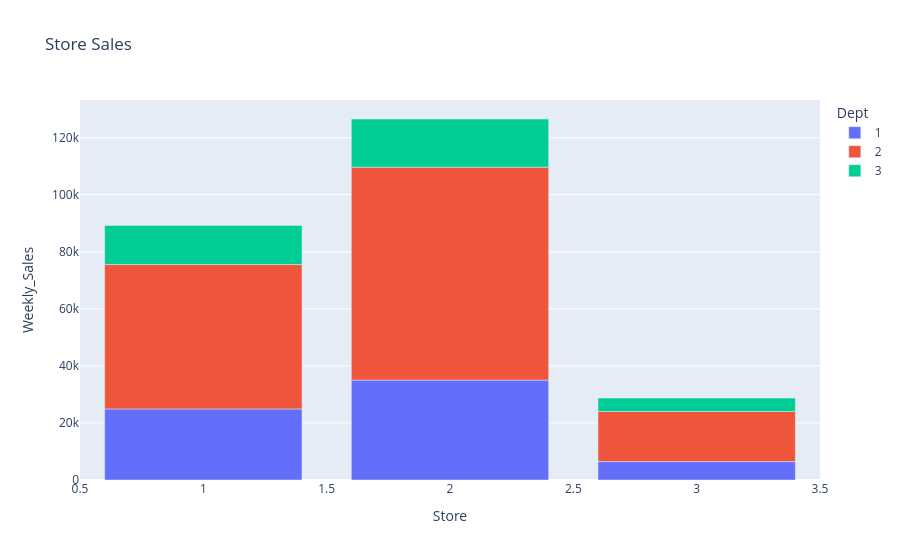

The notebook cell saved with this chart:
### Markdown cell above
We want to check each store's sales in different departments.
* We use ``px.bar()``, where the axis ``x`` holds the store, ``y`` is the weekly sales, and the departments colours the bar.

<img width="3%" height="3%" align="top"  src="https://codeinstitute.s3.amazonaws.com/predictive_analytics/jupyter_notebook_icons/Icon%207-%20Note.png"> 

Note that the data considered here is like a "summary" since it sum up sales per department per store. You don't have repeated rows for the same combination of variables.

### Code cell
fig = px.bar(df, x="Store", y="Weekly_Sales", color="Dept", title="Store Sales")
fig.show()

### Figure 1 — Plotly figure (JSON) as saved in the notebook; plotly's stock layout.template omitted (floating-point values rounded to 4 significant figures)
{"data": [{"hovertemplate": "Dept=1<br>Store=%{x}<br>Weekly_Sales=%{y}<extra></extra>", "legendgroup": "1", "marker": {"color": "#636efa", "pattern": {"shape": ""}}, "name": "1", "orientation": "v", "showlegend": true, "textposition": "auto", "type": "bar", "x": [1, 2, 3], "xaxis": "x", "y": [24920.0, 35030.0, 6454.0], "yaxis": "y"}, {"hovertemplate": "Dept=2<br>Store=%{x}<br>Weekly_Sales=%{y}<extra></extra>", "legendgroup": "2", "marker": {"color": "#EF553B", "pattern": {"shape": ""}}, "name": "2", "orientation": "v", "showlegend": true, "textposition": "auto", "type": "bar", "x": [1, 2, 3], "xaxis": "x", "y": [50610.0, 74660.0, 17570.0], "yaxis": "y"}, {"hovertemplate": "Dept=3<br>Store=%{x}<br>Weekly_Sales=%{y}<extra></extra>", "legendgroup": "3", "marker": {"color": "#00cc96", "pattern": {"shape": ""}}, "name": "3", "orientation": "v", "showlegend": true, "textposition": "auto", "type": "bar", "x": [1, 2, 3], "xaxis": "x", "y": [13740.0, 16870.0, 4710.0], "yaxis": "y"}], "layout": {"barmode": "relative", "legend": {"title": {"text": "Dept"}, "tracegroupgap": 0}, "title": {"text": "Store Sales"}, "xaxis": {"anchor": "y", "domain": [0, 1], "title": {"text": "Store"}}, "yaxis": {"anchor": "x", "domain": [0, 1], "title": {"text": "Weekly_Sales"}}}}
